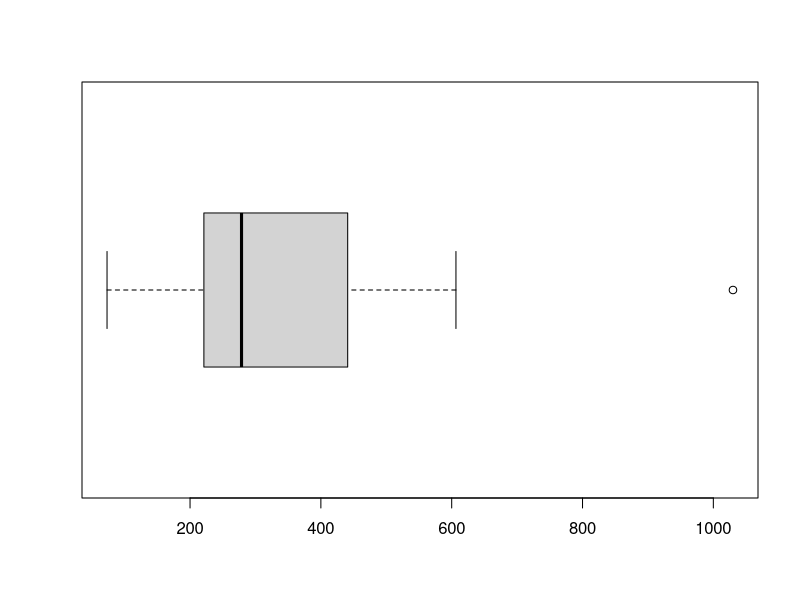

The R source for this figure:
#Exercise 4.19

nums = c(141.2,259.9,263.3,206.0,113.6,451.0,278.7,168.7,73.1,270.0,606.5,582.7,346.6,1030.0,362.4,236.3,431.0,286.2,587.3,240.8,513.5,114.5,407.5);

boxplot(nums,horizontal=TRUE);